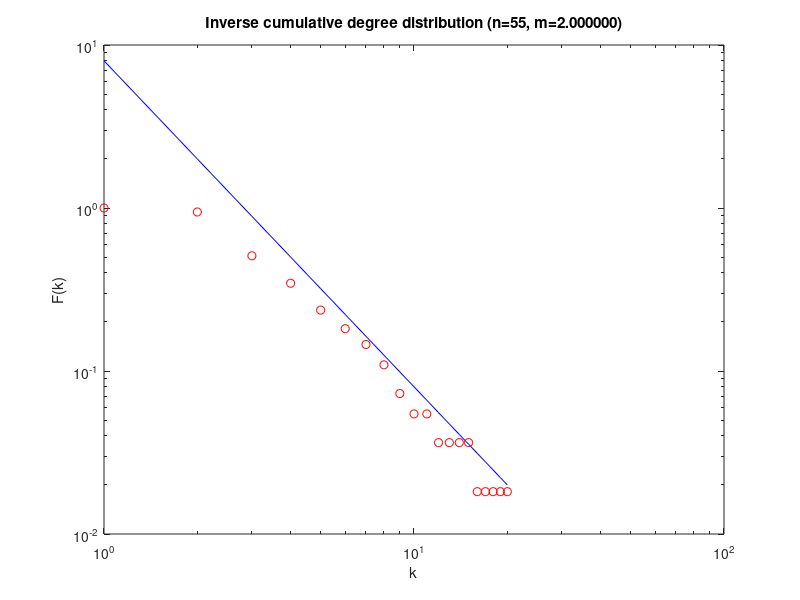
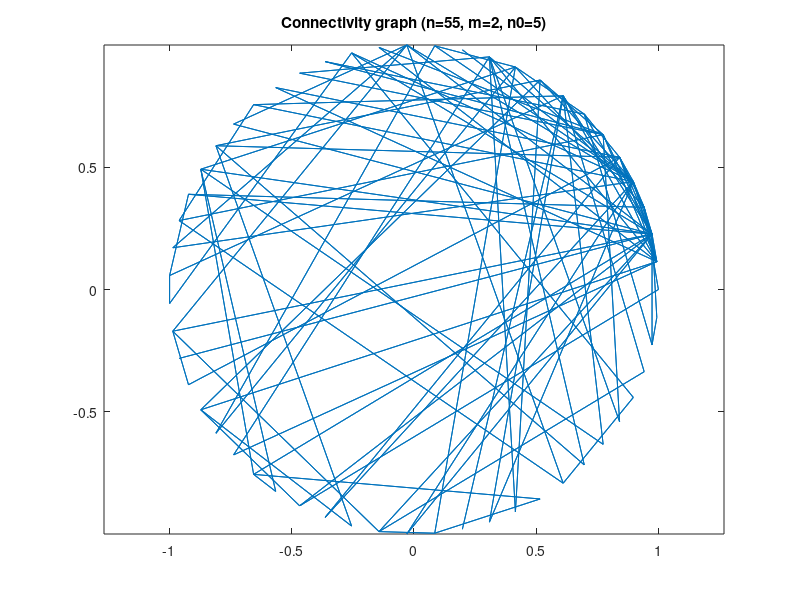

These charts were generated, in order, by the following MATLAB code:
%% Parameters
n0 = 5;
d0 = 0.1;
m = 2;
timesteps = 50;
%% Generate random graph
A = sparse(ones(n0,n0));
A(logical(eye(size(A)))) = 0;

%% Preferential growth
graphSize = n0;

for t=1:timesteps
    edges = full(sum(A,2));
    connections = randsample(1:graphSize, m, true, edges);
    for connection=connections
        A(graphSize+1, connection) = 1;
        A(connection, graphSize+1) = 1;
    end
    graphSize = graphSize + 1;
end

%%
figure(2)
coords = [cos(2*pi*(1:graphSize)/graphSize); sin(2*pi*(1:graphSize)/graphSize)]';
gplot(A,coords)
title(sprintf('Connectivity graph (n=%d, m=%d, n0=%d)',graphSize,m,n0))
axis equal

%%
theoretical_func = @(k)(2*m^2*k.^(-2));

edges = full(sum(A,2));
kmin = min(edges);
kmax = max(edges);

ks = kmin:kmax;
ks_smooth = linspace(kmin,kmax);
measured_fs = arrayfun(@(k) sum(edges>=k)/graphSize,ks);

figure(1)
loglog(ks,theoretical_func(ks),'b')
hold on 
loglog(kmin:kmax,measured_fs, 'ro')
hold off
title(sprintf('Inverse cumulative degree distribution (n=%d, m=%f)',graphSize,m))
xlabel('k')
ylabel('F(k)')
% legend('Measured', 'Theoretical')
